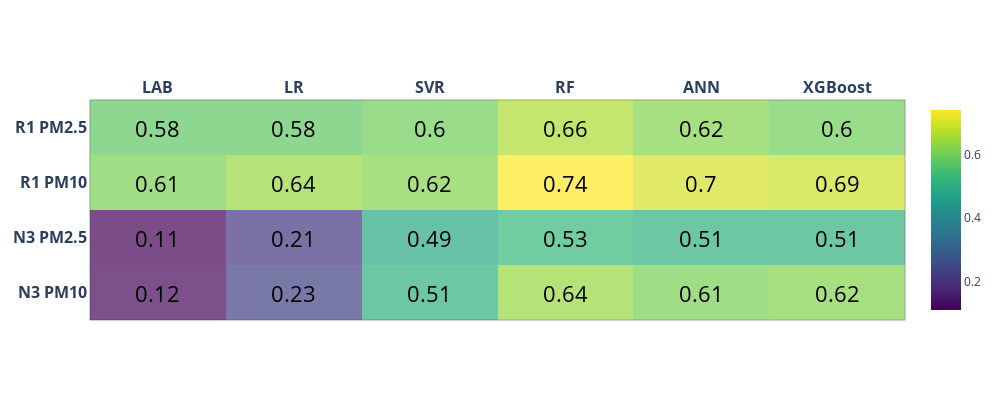

The notebook cell this image was saved under:
### Code cell
!pip install -U kaleido
import plotly.graph_objects as go
from functools import reduce
from itertools import product

z=[[0.12,0.23,0.51,0.64,0.61,0.62],
  [0.11,0.21,0.49,0.53,0.51,0.51],
  [0.61,0.64,0.62,0.74,0.7,0.69],
  [0.58,0.58,0.6,0.66,0.62,0.6]]
x=['<b>LAB</b>', '<b>LR</b>', '<b>SVR</b>', '<b>RF</b>', '<b>ANN</b>','<b>XGBoost</b>']
y=['<b>N3</b>'+ ' <b>PM10</b>','<b>N3</b>'+ ' <b>PM2.5</b>' , 
   '<b>R1</b>'+ ' <b>PM10</b>','<b>R1</b>'+ ' <b>PM2.5</b>']

def get_anno_text(z_value):
    annotations=[]
    a, b = len(z_value), len(z_value[0])
    flat_z = reduce(lambda x,y: x+y, z_value) # z_value.flat if you deal with numpy
    coords = product(range(a), range(b))
    for pos, elem in zip(coords, flat_z):
        annotations.append({'font': {'color': 'black'},
                    'showarrow': False,
                    'text': str(elem),
                    'x': pos[1],
                    'y': pos[0],
                        'font.size':22   })
    return annotations

fig = go.Figure(data=go.Heatmap(
                   z=z,
                   x=x,
                   y=y,
                   hoverongaps = True, colorscale ='Viridis',opacity=0.7))#matter#

fig.update_layout(title={'text': "",
        'y':0.8,
        'x':0.5,
        'xanchor': 'center',
        'yanchor': 'top'},
           plot_bgcolor='rgba(0,0,0,0)',       
    annotations = get_anno_text(z),
                 width=1000,
height=400,xaxis={'side': 'top'})

fig.update_xaxes(tickfont = dict(size=16),linewidth=0.3, linecolor='black',
    
                 mirror=True)
fig.update_yaxes(tickfont = dict(size=16),linewidth=0.3, linecolor='black',
        
                 mirror=True)
fig.write_image("table1.pdf",engine="kaleido")
#plt.savefig("table2a.pdf", format="pdf", bbox_inches="tight")
fig.show()

### Figure 1 — Plotly figure (JSON) as saved in the notebook; plotly's stock layout.template omitted (floating-point values rounded to 4 significant figures)
{"data": [{"colorscale": [[0, "#440154"], [0.1111, "#482878"], [0.2222, "#3e4989"], [0.3333, "#31688e"], [0.4444, "#26828e"], [0.5556, "#1f9e89"], [0.6667, "#35b779"], [0.7778, "#6ece58"], [0.8889, "#b5de2b"], [1, "#fde725"]], "hoverongaps": true, "opacity": 0.7, "type": "heatmap", "x": ["<b>LAB</b>", "<b>LR</b>", "<b>SVR</b>", "<b>RF</b>", "<b>ANN</b>", "<b>XGBoost</b>"], "y": ["<b>N3</b> <b>PM10</b>", "<b>N3</b> <b>PM2.5</b>", "<b>R1</b> <b>PM10</b>", "<b>R1</b> <b>PM2.5</b>"], "z": [[0.12, 0.23, 0.51, 0.64, 0.61, 0.62], [0.11, 0.21, 0.49, 0.53, 0.51, 0.51], [0.61, 0.64, 0.62, 0.74, 0.7, 0.69], [0.58, 0.58, 0.6, 0.66, 0.62, 0.6]]}], "layout": {"annotations": [{"font": {"color": "black", "size": 22}, "showarrow": false, "text": "0.12", "x": 0, "y": 0}, {"font": {"color": "black", "size": 22}, "showarrow": false, "text": "0.23", "x": 1, "y": 0}, {"font": {"color": "black", "size": 22}, "showarrow": false, "text": "0.51", "x": 2, "y": 0}, {"font": {"color": "black", "size": 22}, "showarrow": false, "text": "0.64", "x": 3, "y": 0}, {"font": {"color": "black", "size": 22}, "showarrow": false, "text": "0.61", "x": 4, "y": 0}, {"font": {"color": "black", "size": 22}, "showarrow": false, "text": "0.62", "x": 5, "y": 0}, {"font": {"color": "black", "size": 22}, "showarrow": false, "text": "0.11", "x": 0, "y": 1}, {"font": {"color": "black", "size": 22}, "showarrow": false, "text": "0.21", "x": 1, "y": 1}, {"font": {"color": "black", "size": 22}, "showarrow": false, "text": "0.49", "x": 2, "y": 1}, {"font": {"color": "black", "size": 22}, "showarrow": false, "text": "0.53", "x": 3, "y": 1}, {"font": {"color": "black", "size": 22}, "showarrow": false, "text": "0.51", "x": 4, "y": 1}, {"font": {"color": "black", "size": 22}, "showarrow": false, "text": "0.51", "x": 5, "y": 1}, {"font": {"color": "black", "size": 22}, "showarrow": false, "text": "0.61", "x": 0, "y": 2}, {"font": {"color": "black", "size": 22}, "showarrow": false, "text": "0.64", "x": 1, "y": 2}, {"font": {"color": "black", "size": 22}, "showarrow": false, "text": "0.62", "x": 2, "y": 2}, {"font": {"color": "black", "size": 22}, "showarrow": false, "text": "0.74", "x": 3, "y": 2}, {"font": {"color": "black", "size": 22}, "showarrow": false, "text": "0.7", "x": 4, "y": 2}, {"font": {"color": "black", "size": 22}, "showarrow": false, "text": "0.69", "x": 5, "y": 2}, {"font": {"color": "black", "size": 22}, "showarrow": false, "text": "0.58", "x": 0, "y": 3}, {"font": {"color": "black", "size": 22}, "showarrow": false, "text": "0.58", "x": 1, "y": 3}, {"font": {"color": "black", "size": 22}, "showarrow": false, "text": "0.6", "x": 2, "y": 3}, {"font": {"color": "black", "size": 22}, "showarrow": false, "text": "0.66", "x": 3, "y": 3}, {"font": {"color": "black", "size": 22}, "showarrow": false, "text": "0.62", "x": 4, "y": 3}, {"font": {"color": "black", "size": 22}, "showarrow": false, "text": "0.6", "x": 5, "y": 3}], "height": 400, "plot_bgcolor": "rgba(0,0,0,0)", "title": {"text": "", "x": 0.5, "xanchor": "center", "y": 0.8, "yanchor": "top"}, "width": 1000, "xaxis": {"linecolor": "black", "linewidth": 0.3, "mirror": true, "side": "top", "tickfont": {"size": 16}}, "yaxis": {"linecolor": "black", "linewidth": 0.3, "mirror": true, "tickfont": {"size": 16}}}}
